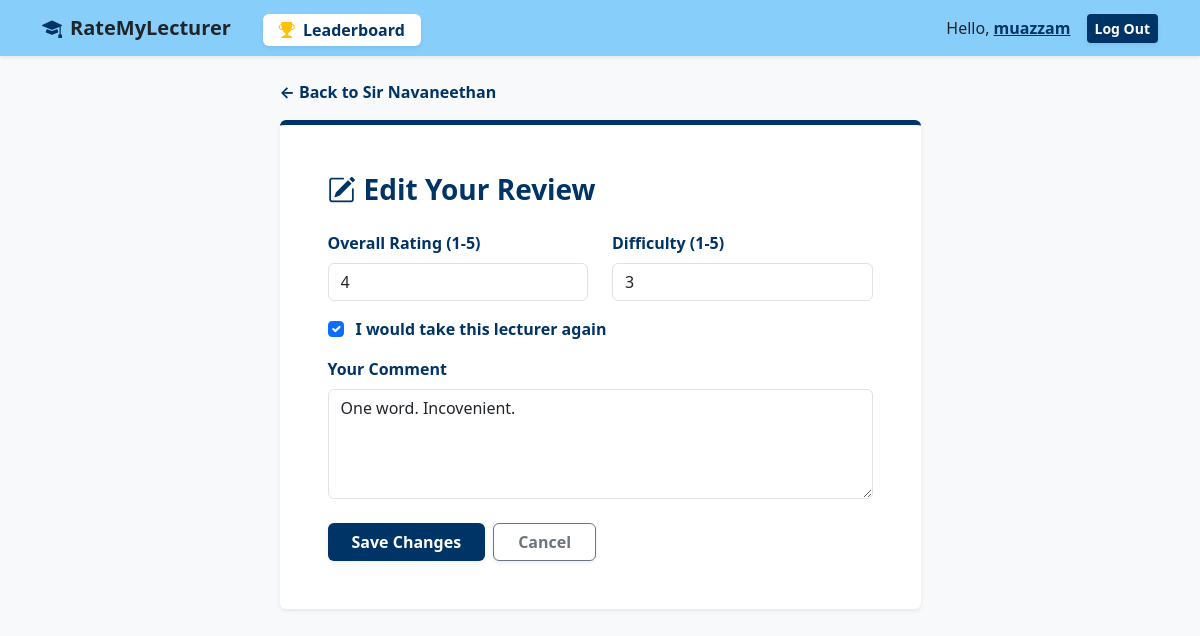
The app's page /review/13/edit/ (signed in) with its own data.
### forum/models.py (models this page shows, shortened)
class Lecturer(models.Model):
    name = models.CharField(max_length=200)
    faculty = models.ForeignKey(Faculty, on_delete=models.SET_NULL, null=True, blank=True)
    subject = models.CharField(max_length=100, help_text="e.g., Data Structures, Operating Systems")

class Review(models.Model):
    lecturer = models.ForeignKey(Lecturer, on_delete=models.CASCADE, related_name='reviews')
    user = models.ForeignKey(User, on_delete=models.SET_NULL, null=True)
    overall_rating = models.IntegerField(validators=[MinValueValidator(1), MaxValueValidator(5)])
    difficulty = models.IntegerField(validators=[MinValueValidator(1), MaxValueValidator(5)])
    would_take_again = models.BooleanField(default=True)
    comment = models.TextField()
    upvotes = models.ManyToManyField(User, related_name='upvoted_reviews', blank=True)
    downvotes = models.ManyToManyField(User, related_name='downvoted_reviews', blank=True)
    is_anonymous = models.BooleanField(default=False)
    created_at = models.DateTimeField(auto_now_add=True)

### forum/views.py (the view)
# urls.py: path('review/<int:review_id>/edit/', views.edit_review, name='edit_review'),
def edit_review(request, review_id):
    review = get_object_or_404(Review, id=review_id)
    if request.user != review.user:
        messages.error(request, "You can only edit your own reviews.")
        return redirect('lecturer_detail', lecturer_id=review.lecturer.id)
    if request.method == 'POST':
        form = ReviewForm(request.POST, instance=review)
        if form.is_valid():
            form.save()
            messages.success(request, "Your review has been successfully updated!")
            return redirect('lecturer_detail', lecturer_id=review.lecturer.id)
    else:
        form = ReviewForm(instance=review)
    return render(request, 'forum/edit_review.html', {'form': form, 'lecturer': review.lecturer})

### forum/forms.py
class ReviewForm(forms.ModelForm):
    class Meta:
        model = Review
        fields = ['overall_rating', 'difficulty', 'would_take_again', 'is_anonymous', 'comment']
        widgets = {
            'overall_rating': forms.NumberInput(attrs={'class': 'form-control', 'min': 1, 'max': 5}),
            'difficulty': forms.NumberInput(attrs={'class': 'form-control', 'min': 1, 'max': 5}),
            'would_take_again': forms.CheckboxInput(attrs={'class': 'form-check-input', 'style': 'cursor: pointer;'}),
            'is_anonymous': forms.CheckboxInput(attrs={'class': 'form-check-input', 'style': 'cursor: pointer;'}),
            'comment': forms.Textarea(attrs={'class': 'form-control', 'rows': 4, 'placeholder': 'What was your experience like?'}),
        }

### forum/templates/forum/edit_review.html (shortened to what this page needs)
{% extends 'forum/base.html' %}
{% block content %}
<div class="row justify-content-center mt-4 mb-5">
    <div class="col-md-8 col-lg-7">
        <a href="{% url 'lecturer_detail' lecturer.id %}" class="text-decoration-none text-darkblue mb-3 d-inline-block fw-bold">
            &larr; Back to {{ lecturer.name }}
        </a>
        <div class="card shadow-sm border-0 border-top border-5" style="border-color: #003366 !important;">
            <div class="card-body p-4 p-md-5">
                <h3 class="fw-bold text-darkblue mb-4">
                    <i class="bi bi-pencil-square me-2"></i>Edit Your Review
                </h3>
                <form method="POST">
                    <div class="row mb-3">
                        <div class="col-md-6">
                            <label class="form-label fw-bold text-darkblue">Overall Rating (1-5)</label>
                            {{ form.overall_rating }}
                        </div>
                        <div class="col-md-6">
                            <label class="form-label fw-bold text-darkblue">Difficulty (1-5)</label>
                            {{ form.difficulty }}
                        </div>
                    </div>
                    <div class="mb-3 form-check">
                        {{ form.would_take_again }}
                        <label class="form-check-label fw-bold text-darkblue ms-1" for="{{ form.would_take_again.id_for_label }}" style="cursor: pointer;">
                            I would take this lecturer again
                        </label>
                    </div>
                    <div class="mb-4">
                        <label class="form-label fw-bold text-darkblue">Your Comment</label>
                        {{ form.comment }}
                    </div>
                    <div class="d-flex gap-2">
                        <button type="submit" class="btn btn-darkblue fw-bold shadow-sm px-4">
                            Save Changes
                        </button>
                        <a href="{% url 'lecturer_detail' lecturer.id %}" class="btn btn-outline-secondary fw-bold px-4 shadow-sm">
                            Cancel
                        </a>
                    </div>
                </form>
            </div>
        </div>
    </div>
</div>
{% endblock %}

### forum/templates/forum/base.html (shortened to what this page needs)
<!DOCTYPE html>
<html lang="en">
<head>
    <link href="https://cdn.jsdelivr.net/npm/bootstrap@5.3.2/dist/css/bootstrap.min.css" rel="stylesheet">
<link rel="stylesheet" href="https://cdn.jsdelivr.net/npm/bootstrap-icons@1.11.1/font/bootstrap-icons.css">
</head>
<body class="bg-light">
<nav class="navbar navbar-expand-lg navbar-light shadow-sm mb-4" style="background-color: #87CEFA;">
    <div class="container">
        <a class="navbar-brand fw-bold text-dark" href="{% url 'home' %}">
            <i class="bi bi-mortarboard-fill me-2 text-darkblue"></i>RateMyLecturer
        </a>
            <ul class="navbar-nav me-auto mb-2 mb-lg-0">
                <li class="nav-item ms-3">
                    <a class="nav-link fw-bold text-darkblue bg-white rounded shadow-sm px-3 py-1 mt-1" href="{% url 'leaderboard' %}">
                        <i class="bi bi-trophy-fill text-warning me-1"></i> Leaderboard
                    </a>
                </li>
            </ul>
        <div class="d-flex align-items-center">
            {% if user.is_authenticated %}
                    <span class="text-dark me-3">
                        Hello, <a href="{% url 'profile' %}" class="text-darkblue fw-bold text-decoration-none"><u>{{ user.username }}</u></a>
                    </span>
                    <form action="{% url 'logout' %}" method="POST" class="d-inline">
                    <button type="submit" class="btn btn-sm btn-darkblue fw-bold shadow-sm">Log Out</button>
                </form>
            {% else %}
                <a href="{% url 'login' %}" class="text-dark text-decoration-none me-3 fw-bold">Log In</a>
                <a href="{% url 'register' %}" class="btn btn-sm btn-darkblue fw-bold shadow-sm">Register</a>
            {% endif %}
        </div>
    </div>
</nav>
<div class="container">
        {% block content %}
        {% endblock %}
    </div>
</body>
</html>

### forum/templates/forum/base.html (style rules this page uses)
.text-darkblue { color: #003366 !important; }
.btn-darkblue { background-color: #003366; color: white; border: none; }

### records on screen
Lecturer: name "Sir Navaneethan"
Review: overall_rating "4", difficulty "3", would_take_again "☑", comment "One word. Incovenient."

### other values on screen
{{ user.username }} "muazzam"
